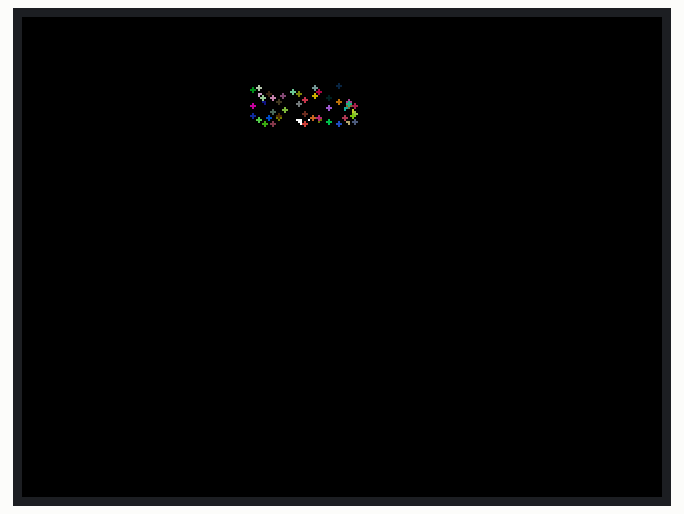
Bench run of a sketch on a simulated ESP32. Parts: 320×240 colour display. Random numbers use the default seed unless the sketch sets one.

Above: at 1.59 s.
At 5.42 s:
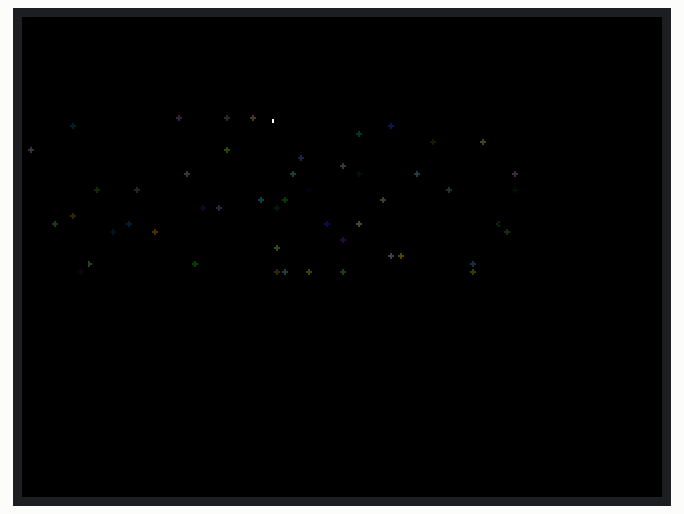
At 10.53 s:
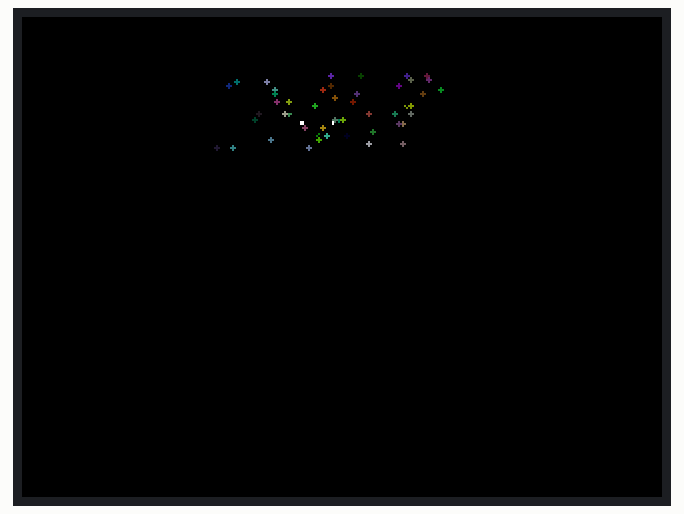
At 19.67 s:
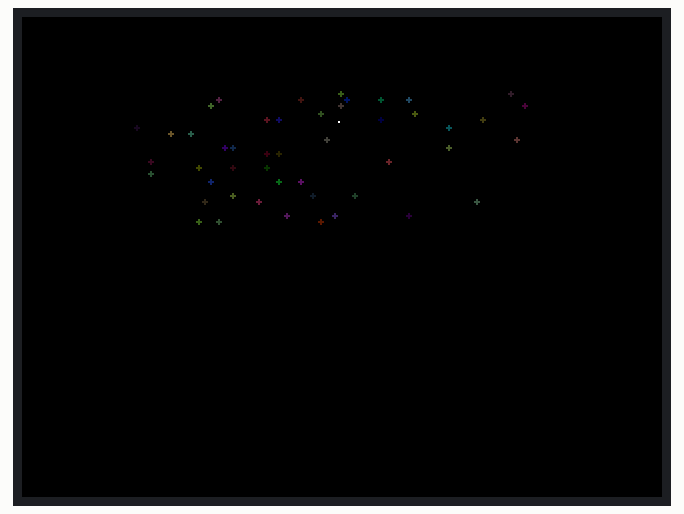
At 30.47 s:
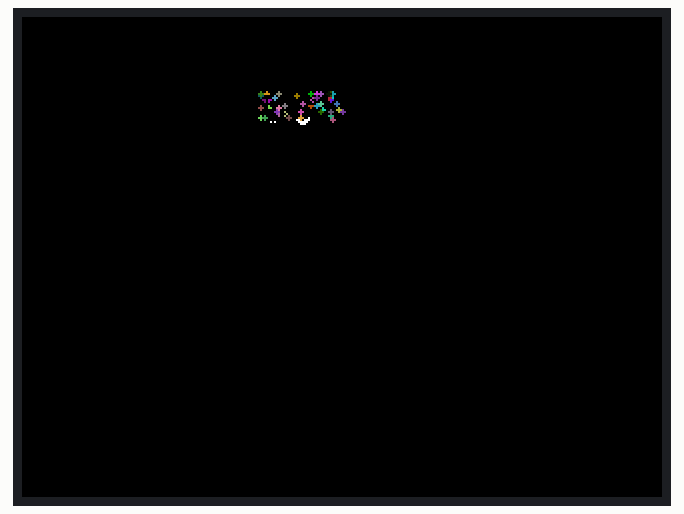
At 39.73 s:
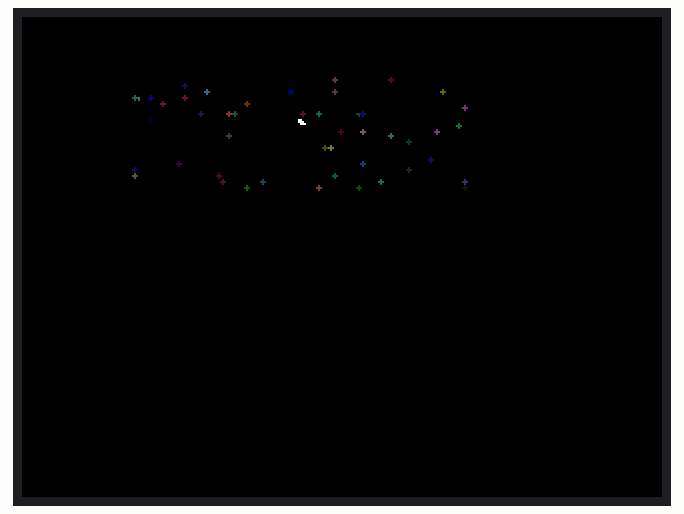

The sketch:

Fireworks_Gravity.ino
```cpp
#include <TFT_eSPI.h>

TFT_eSPI tft = TFT_eSPI();

// Screen dimensions
const int SCREEN_WIDTH = 280;
const int SCREEN_HEIGHT = 240;

// Ball properties
const int BALL_RADIUS = 3;
const float GRAVITY = 0.1; // Softer gravity effect
const int TOP_MARGIN = 50; // Pixels from the top
const int DROP_DISTANCE = 150; // Max drop distance for particles
const int PARTICLE_LIFETIME = 2000; // Lifetime of particles in milliseconds

struct FireworkParticle {
  float x, y;
  float velocityX, velocityY;
  bool active;
  float startY; // Initial Y position to track drop distance
  unsigned long startTime; // Time when the particle was activated
  uint16_t color; // Color of the particle
  float alpha; // Opacity level for dissolving effect
};

FireworkParticle particles[50];
float ballX, ballY;
float velocityX, velocityY;
bool stopped = false; // Flag to indicate when the ball stops
bool exploded = false; // Flag to indicate when the ball explodes
uint16_t ballColor = TFT_WHITE; // Color of the ball

void setup() {
  tft.init();
  tft.setRotation(1); // Adjust screen orientation if needed
  tft.fillScreen(TFT_BLACK);

  resetBall();
}

void loop() {
  if (exploded) {
    // Update particles
    bool anyActive = false;
    for (int i = 0; i < 50; i++) {
      if (particles[i].active) {
        unsigned long currentTime = millis();
        // Calculate elapsed time
        unsigned long elapsedTime = currentTime - particles[i].startTime;

        // Deactivate particle if it exceeds lifetime
        if (elapsedTime >= PARTICLE_LIFETIME) {
          particles[i].active = false;
          continue;
        }

        anyActive = true;
        // Clear previous position
        tft.fillCircle(particles[i].x, particles[i].y, BALL_RADIUS / 2, TFT_BLACK);

        // Update position
        particles[i].x += particles[i].velocityX;
        particles[i].y += particles[i].velocityY;

        // Apply gravity
        particles[i].velocityY += GRAVITY;

        // Reduce opacity over time to create a dissolving effect
        particles[i].alpha = 1.0 - (float(elapsedTime) / PARTICLE_LIFETIME);
        uint16_t fadedColor = applyAlphaToColor(particles[i].color, particles[i].alpha);

        // Draw particle with reduced opacity
        tft.fillCircle(particles[i].x, particles[i].y, BALL_RADIUS / 2, fadedColor);
      }
    }

    // If no particles are active, reset the ball
    if (!anyActive) {
      resetBall();
    }

    delay(30);
    return;
  }

  // Clear the previous position of the ball
  tft.fillCircle(ballX, ballY, BALL_RADIUS, TFT_BLACK);

  if (!stopped) {
    // Update ball position
    ballX += velocityX;
    ballY += velocityY;

    // Apply gravity
    velocityY -= GRAVITY;

    // Gradually slow down significantly as it approaches the top
    if (ballY <= TOP_MARGIN + 50) { // Begin reducing speed earlier
      velocityY *= 0.92; // More noticeable slow down effect
    }

    // Check if the ball reaches the top margin
    if (ballY <= TOP_MARGIN) {
      ballY = TOP_MARGIN; // Snap to the top margin
      velocityY = 0; // Stop upward motion
      stopped = true; // Ball stops here
      explode();
    }
  }

  // Draw the ball at its new position
  tft.fillCircle(ballX, ballY, BALL_RADIUS, ballColor);

  // Small delay for smoother animation
  delay(30);
}

void resetBall() {
  // Start at the bottom center of the screen
  ballX = SCREEN_WIDTH / 2;
  ballY = SCREEN_HEIGHT - BALL_RADIUS;

  // Give the ball a slight random horizontal velocity
  velocityX = random(-1, 2) * 0.5; // Further reduced horizontal speed

  // Set an initial upward velocity with less speed
  velocityY = -random(5, 8); // Random value between -5 and -8 for slower launch

  // Reset stopped and exploded flags
  stopped = false;
  exploded = false;
}

void explode() {
  exploded = true;

  for (int i = 0; i < 50; i++) {
    particles[i].x = ballX;
    particles[i].y = ballY;
    particles[i].startY = ballY; // Record the initial Y position
    particles[i].velocityX = random(-30, 30) * 0.1; // Random horizontal velocity
    particles[i].velocityY = random(-20, 0) * 0.1;  // Random vertical velocity
    particles[i].active = true;
    particles[i].startTime = millis(); // Record the activation time
    particles[i].color = randomColor(); // Assign a random color to each particle
    particles[i].alpha = 1.0; // Start fully opaque
  }
}

uint16_t randomColor() {
  // Generate a random RGB565 color
  return tft.color565(random(0, 256), random(0, 256), random(0, 256));
}

uint16_t applyAlphaToColor(uint16_t color, float alpha) {
  // Extract RGB components from RGB565 color
  uint8_t r = (color >> 11) & 0x1F;
  uint8_t g = (color >> 5) & 0x3F;
  uint8_t b = color & 0x1F;

  // Apply alpha to each component
  r = r * alpha;
  g = g * alpha;
  b = b * alpha;

  // Reconstruct RGB565 color
  return tft.color565(r << 3, g << 2, b << 3);
}
```
